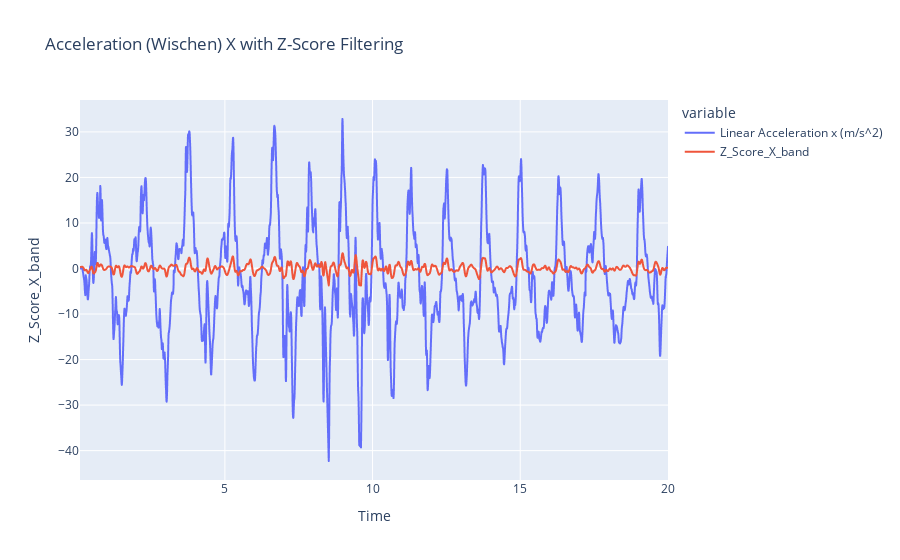
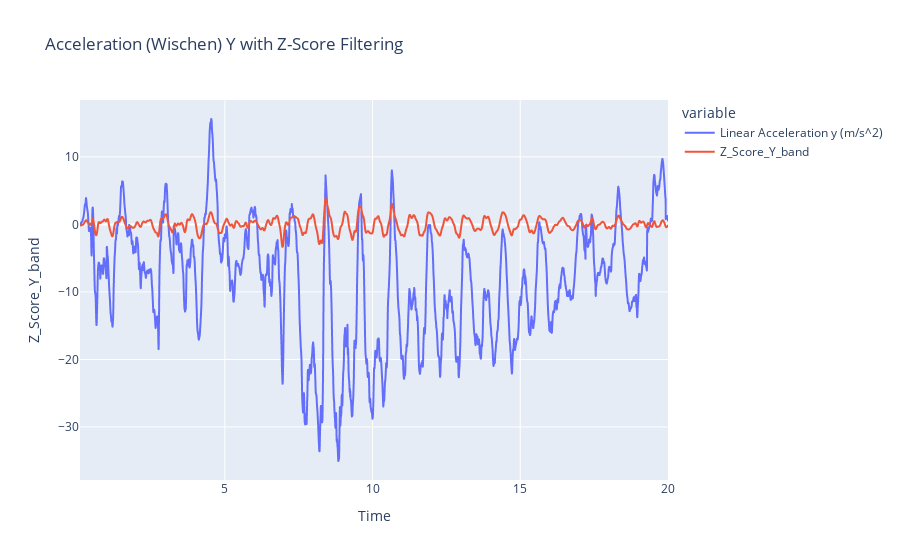
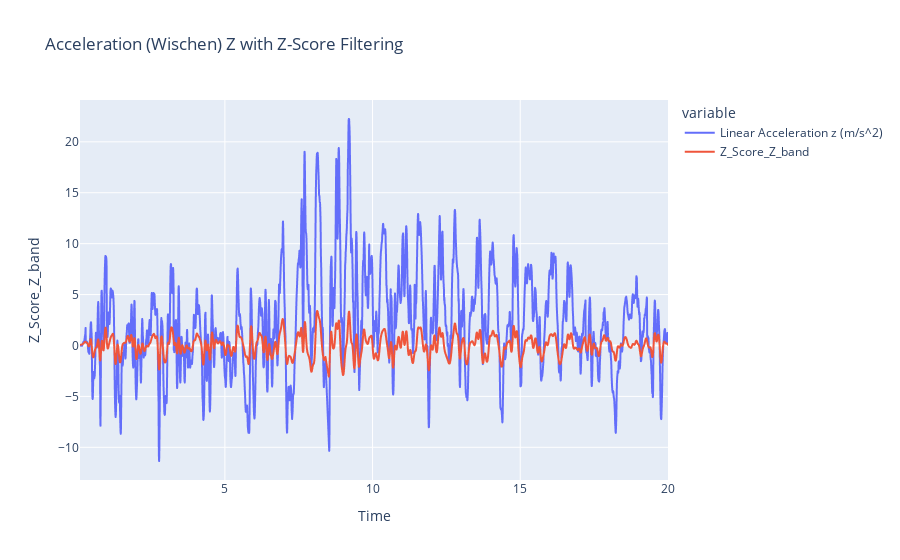
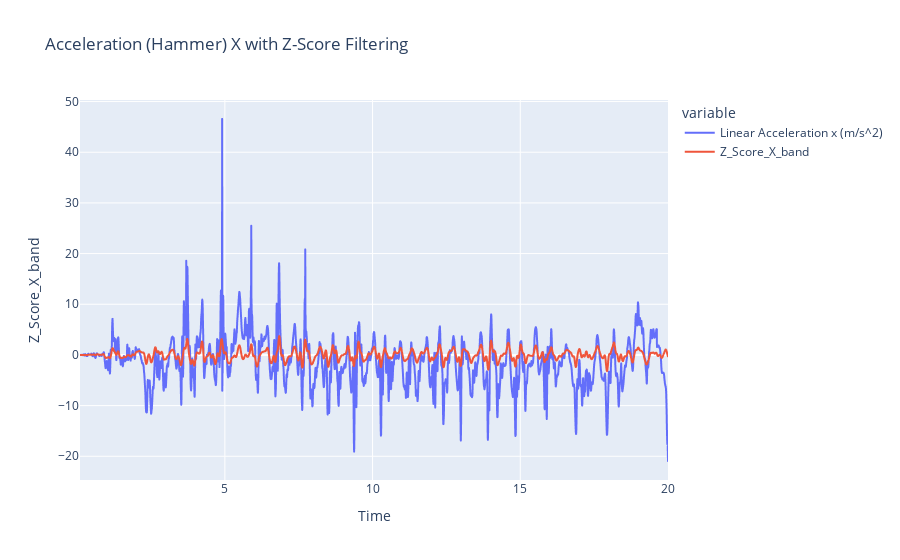

Write notebook code for charts like these, in order.
### Markdown cell above
# Ausreißer Bereinigung
Hier wollen wir nun die möglichen Ausreißer bereinigen:

### Code cell
# Berechnung der Z-Scores für jede Spalte (X, Y, Z)
filtered_dataframeWischen['Z_Score_X_band'] = stats.zscore(filtered_dataframeWischen['filtered_X_band'])
filtered_dataframeWischen['Z_Score_Y_band'] = stats.zscore(filtered_dataframeWischen['filtered_Y_band'])
filtered_dataframeWischen['Z_Score_Z_band'] = stats.zscore(filtered_dataframeWischen['filtered_Z_band'])

filtered_dataframeHammer['Z_Score_X_band'] = stats.zscore(filtered_dataframeHammer['filtered_X_band'])
filtered_dataframeHammer['Z_Score_Y_band'] = stats.zscore(filtered_dataframeHammer['filtered_Y_band'])
filtered_dataframeHammer['Z_Score_Z_band'] = stats.zscore(filtered_dataframeHammer['filtered_Z_band'])

# Festlegen eines Schwellenwerts für Z-Scores, ab dem ein Punkt als Ausreißer betrachtet wird
z_score_threshold = 4  

# Filtern der Ausreißer aus dem filterd_dataframe (nur wenn alle drei Achsen unterhalb des Threshold liegen sind Daten ok)
filtered_dataframeWischen = filtered_dataframeWischen[(abs(filtered_dataframeWischen['Z_Score_X_band']) <= z_score_threshold) &
                     (abs(filtered_dataframeWischen['Z_Score_Y_band']) <= z_score_threshold) &
                     (abs(filtered_dataframeWischen['Z_Score_Z_band']) <= z_score_threshold)]

filtered_dataframeHammer = filtered_dataframeHammer[(abs(filtered_dataframeHammer['Z_Score_X_band']) <= z_score_threshold) &
                     (abs(filtered_dataframeHammer['Z_Score_Y_band']) <= z_score_threshold) &
                     (abs(filtered_dataframeHammer['Z_Score_Z_band']) <= z_score_threshold)]

# Jetzt enthält 'filtered_dataframe' nur noch die Datenpunkte, die nicht als Ausreißer betrachtet werden.
print(filtered_dataframeWischen.shape)
print(filtered_dataframeHammer.shape)

#Plotting
plot_filter(filtered_dataframeWischen, 'Linear Acceleration x (m/s^2)', 'Z_Score_X_band', 'Acceleration (Wischen) X with Z-Score Filtering')
plot_filter(filtered_dataframeWischen, 'Linear Acceleration y (m/s^2)', 'Z_Score_Y_band', 'Acceleration (Wischen) Y with Z-Score Filtering')
plot_filter(filtered_dataframeWischen, 'Linear Acceleration z (m/s^2)', 'Z_Score_Z_band', 'Acceleration (Wischen) Z with Z-Score Filtering')

plot_filter(filtered_dataframeHammer, 'Linear Acceleration x (m/s^2)', 'Z_Score_X_band', 'Acceleration (Hammer) X with Z-Score Filtering')
plot_filter(filtered_dataframeHammer, 'Linear Acceleration y (m/s^2)', 'Z_Score_Y_band', 'Acceleration (Hammer) Y with Z-Score Filtering')
plot_filter(filtered_dataframeHammer, 'Linear Acceleration z (m/s^2)', 'Z_Score_Z_band', 'Acceleration (Hammer) Z with Z-Score Filtering')

### Figure 1 — Plotly figure (JSON) as saved in the notebook; plotly's stock layout.template omitted (floating-point values rounded to 4 significant figures; data arrays with more than 128 entries replaced by an {"elided": "..."} marker saying what was removed)
{"data": [{"hovertemplate": "variable=Linear Acceleration x (m/s^2)<br>Time (s)=%{x}<br>value=%{y}<extra></extra>", "legendgroup": "Linear Acceleration x (m/s^2)", "line": {"color": "#636efa", "dash": "solid"}, "marker": {"symbol": "circle"}, "mode": "lines", "name": "Linear Acceleration x (m/s^2)", "showlegend": true, "type": "scattergl", "x": {"elided": "3966 float values"}, "xaxis": "x", "y": {"elided": "3966 float values"}, "yaxis": "y"}, {"hovertemplate": "variable=Z_Score_X_band<br>Time (s)=%{x}<br>value=%{y}<extra></extra>", "legendgroup": "Z_Score_X_band", "line": {"color": "#EF553B", "dash": "solid"}, "marker": {"symbol": "circle"}, "mode": "lines", "name": "Z_Score_X_band", "showlegend": true, "type": "scattergl", "x": {"elided": "3966 float values"}, "xaxis": "x", "y": {"elided": "3966 float values"}, "yaxis": "y"}], "layout": {"legend": {"title": {"text": "variable"}, "tracegroupgap": 0}, "title": {"text": "Acceleration (Wischen) X with Z-Score Filtering"}, "xaxis": {"anchor": "y", "domain": [0, 1], "title": {"text": "Time"}}, "yaxis": {"anchor": "x", "domain": [0, 1], "title": {"text": "Z_Score_X_band"}}}}

### Figure 2 — Plotly figure (JSON) as saved in the notebook; plotly's stock layout.template omitted (floating-point values rounded to 4 significant figures; data arrays with more than 128 entries replaced by an {"elided": "..."} marker saying what was removed)
{"data": [{"hovertemplate": "variable=Linear Acceleration y (m/s^2)<br>Time (s)=%{x}<br>value=%{y}<extra></extra>", "legendgroup": "Linear Acceleration y (m/s^2)", "line": {"color": "#636efa", "dash": "solid"}, "marker": {"symbol": "circle"}, "mode": "lines", "name": "Linear Acceleration y (m/s^2)", "showlegend": true, "type": "scattergl", "x": {"elided": "3966 float values"}, "xaxis": "x", "y": {"elided": "3966 float values"}, "yaxis": "y"}, {"hovertemplate": "variable=Z_Score_Y_band<br>Time (s)=%{x}<br>value=%{y}<extra></extra>", "legendgroup": "Z_Score_Y_band", "line": {"color": "#EF553B", "dash": "solid"}, "marker": {"symbol": "circle"}, "mode": "lines", "name": "Z_Score_Y_band", "showlegend": true, "type": "scattergl", "x": {"elided": "3966 float values"}, "xaxis": "x", "y": {"elided": "3966 float values"}, "yaxis": "y"}], "layout": {"legend": {"title": {"text": "variable"}, "tracegroupgap": 0}, "title": {"text": "Acceleration (Wischen) Y with Z-Score Filtering"}, "xaxis": {"anchor": "y", "domain": [0, 1], "title": {"text": "Time"}}, "yaxis": {"anchor": "x", "domain": [0, 1], "title": {"text": "Z_Score_Y_band"}}}}

### Figure 3 — Plotly figure (JSON) as saved in the notebook; plotly's stock layout.template omitted (floating-point values rounded to 4 significant figures; data arrays with more than 128 entries replaced by an {"elided": "..."} marker saying what was removed)
{"data": [{"hovertemplate": "variable=Linear Acceleration z (m/s^2)<br>Time (s)=%{x}<br>value=%{y}<extra></extra>", "legendgroup": "Linear Acceleration z (m/s^2)", "line": {"color": "#636efa", "dash": "solid"}, "marker": {"symbol": "circle"}, "mode": "lines", "name": "Linear Acceleration z (m/s^2)", "showlegend": true, "type": "scattergl", "x": {"elided": "3966 float values"}, "xaxis": "x", "y": {"elided": "3966 float values"}, "yaxis": "y"}, {"hovertemplate": "variable=Z_Score_Z_band<br>Time (s)=%{x}<br>value=%{y}<extra></extra>", "legendgroup": "Z_Score_Z_band", "line": {"color": "#EF553B", "dash": "solid"}, "marker": {"symbol": "circle"}, "mode": "lines", "name": "Z_Score_Z_band", "showlegend": true, "type": "scattergl", "x": {"elided": "3966 float values"}, "xaxis": "x", "y": {"elided": "3966 float values"}, "yaxis": "y"}], "layout": {"legend": {"title": {"text": "variable"}, "tracegroupgap": 0}, "title": {"text": "Acceleration (Wischen) Z with Z-Score Filtering"}, "xaxis": {"anchor": "y", "domain": [0, 1], "title": {"text": "Time"}}, "yaxis": {"anchor": "x", "domain": [0, 1], "title": {"text": "Z_Score_Z_band"}}}}

### Figure 4 — Plotly figure (JSON) as saved in the notebook; plotly's stock layout.template omitted (floating-point values rounded to 4 significant figures; data arrays with more than 128 entries replaced by an {"elided": "..."} marker saying what was removed)
{"data": [{"hovertemplate": "variable=Linear Acceleration x (m/s^2)<br>Time (s)=%{x}<br>value=%{y}<extra></extra>", "legendgroup": "Linear Acceleration x (m/s^2)", "line": {"color": "#636efa", "dash": "solid"}, "marker": {"symbol": "circle"}, "mode": "lines", "name": "Linear Acceleration x (m/s^2)", "showlegend": true, "type": "scattergl", "x": {"elided": "3997 float values"}, "xaxis": "x", "y": {"elided": "3997 float values"}, "yaxis": "y"}, {"hovertemplate": "variable=Z_Score_X_band<br>Time (s)=%{x}<br>value=%{y}<extra></extra>", "legendgroup": "Z_Score_X_band", "line": {"color": "#EF553B", "dash": "solid"}, "marker": {"symbol": "circle"}, "mode": "lines", "name": "Z_Score_X_band", "showlegend": true, "type": "scattergl", "x": {"elided": "3997 float values"}, "xaxis": "x", "y": {"elided": "3997 float values"}, "yaxis": "y"}], "layout": {"legend": {"title": {"text": "variable"}, "tracegroupgap": 0}, "title": {"text": "Acceleration (Hammer) X with Z-Score Filtering"}, "xaxis": {"anchor": "y", "domain": [0, 1], "title": {"text": "Time"}}, "yaxis": {"anchor": "x", "domain": [0, 1], "title": {"text": "Z_Score_X_band"}}}}
